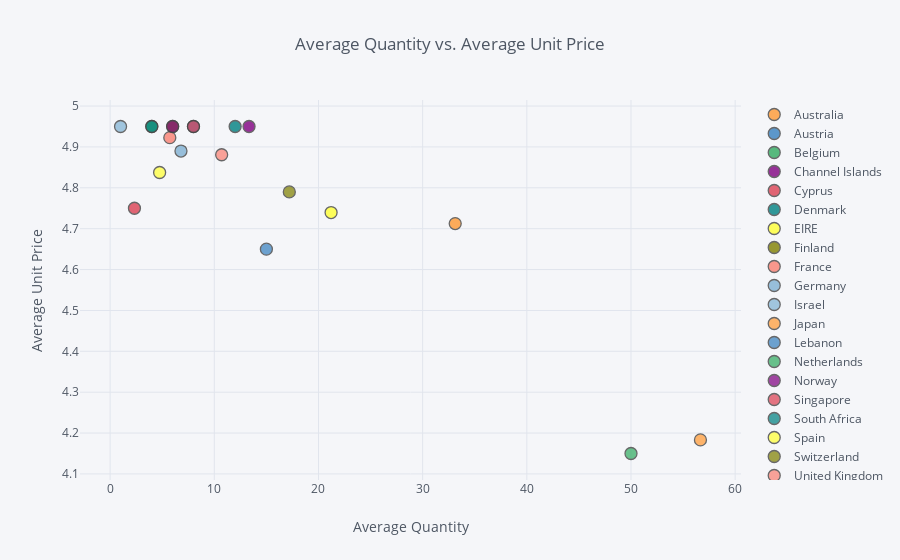

The code cell stored with this chart in its notebook:
### Code cell
interactive_05.iplot(kind='scatter', x='Quantity', y='UnitPrice', 
               categories='Country', 
               xTitle='Average Quantity', yTitle='Average Unit Price',
               title='Average Quantity vs. Average Unit Price')

### Figure 1 — Plotly figure (JSON) as saved in the notebook; plotly's stock layout.template omitted (floating-point values rounded to 4 significant figures)
{"data": [{"marker": {"color": "rgba(255, 153, 51, 1.0)", "line": {"width": 1.3}, "opacity": 0.8, "size": 12, "symbol": "circle"}, "mode": "markers", "name": "Australia", "textfont": {"color": "#4D5663"}, "type": "scatter", "uid": "9706ea15-51c8-4e13-ba24-f2b583e66cee", "x": [33.12], "y": [4.713]}, {"marker": {"color": "rgba(55, 128, 191, 1.0)", "line": {"width": 1.3}, "opacity": 0.8, "size": 12, "symbol": "circle"}, "mode": "markers", "name": "Austria", "textfont": {"color": "#4D5663"}, "type": "scatter", "uid": "3e8b6283-4c4e-40d6-bd3d-d57f8204adac", "x": [8], "y": [4.95]}, {"marker": {"color": "rgba(50, 171, 96, 1.0)", "line": {"width": 1.3}, "opacity": 0.8, "size": 12, "symbol": "circle"}, "mode": "markers", "name": "Belgium", "textfont": {"color": "#4D5663"}, "type": "scatter", "uid": "b16069da-c592-4808-ad5d-52ffb4f383e4", "x": [4], "y": [4.95]}, {"marker": {"color": "rgba(128, 0, 128, 1.0)", "line": {"width": 1.3}, "opacity": 0.8, "size": 12, "symbol": "circle"}, "mode": "markers", "name": "Channel Islands", "textfont": {"color": "#4D5663"}, "type": "scatter", "uid": "7adafc5d-cf7a-45c6-a95d-78b7e94fab2d", "x": [13.33], "y": [4.95]}, {"marker": {"color": "rgba(219, 64, 82, 1.0)", "line": {"width": 1.3}, "opacity": 0.8, "size": 12, "symbol": "circle"}, "mode": "markers", "name": "Cyprus", "textfont": {"color": "#4D5663"}, "type": "scatter", "uid": "18c978e2-3fed-4c9a-8508-64ca83d0536c", "x": [2.333], "y": [4.75]}, {"marker": {"color": "rgba(0, 128, 128, 1.0)", "line": {"width": 1.3}, "opacity": 0.8, "size": 12, "symbol": "circle"}, "mode": "markers", "name": "Denmark", "textfont": {"color": "#4D5663"}, "type": "scatter", "uid": "861e2f62-4dc2-413a-ba49-5fffe927fca6", "x": [12], "y": [4.95]}, {"marker": {"color": "rgba(255, 255, 51, 1.0)", "line": {"width": 1.3}, "opacity": 0.8, "size": 12, "symbol": "circle"}, "mode": "markers", "name": "EIRE", "textfont": {"color": "#4D5663"}, "type": "scatter", "uid": "7da9757f-5d6e-430d-8579-1ddc6632a3dd", "x": [21.21], "y": [4.739]}, {"marker": {"color": "rgba(128, 128, 0, 1.0)", "line": {"width": 1.3}, "opacity": 0.8, "size": 12, "symbol": "circle"}, "mode": "markers", "name": "Finland", "textfont": {"color": "#4D5663"}, "type": "scatter", "uid": "58d19cdb-9edf-4444-b9f8-3ec5cae85031", "x": [6], "y": [4.95]}, {"marker": {"color": "rgba(251, 128, 114, 1.0)", "line": {"width": 1.3}, "opacity": 0.8, "size": 12, "symbol": "circle"}, "mode": "markers", "name": "France", "textfont": {"color": "#4D5663"}, "type": "scatter", "uid": "6bce7658-55cd-412c-96be-5c16b213672f", "x": [5.727], "y": [4.923]}, {"marker": {"color": "rgba(128, 177, 211, 1.0)", "line": {"width": 1.3}, "opacity": 0.8, "size": 12, "symbol": "circle"}, "mode": "markers", "name": "Germany", "textfont": {"color": "#4D5663"}, "type": "scatter", "uid": "1aae70e7-2f5d-4de7-94e2-f79b7eab4d5f", "x": [6.8], "y": [4.89]}, {"marker": {"color": "rgba(128, 177, 211, 0.8999999999999999)", "line": {"width": 1.3}, "opacity": 0.8, "size": 12, "symbol": "circle"}, "mode": "markers", "name": "Israel", "textfont": {"color": "#4D5663"}, "type": "scatter", "uid": "20bc27a1-683f-40b0-b5db-efbf1c8129f5", "x": [1], "y": [4.95]}, {"marker": {"color": "rgba(255, 153, 51, 0.8999999999999999)", "line": {"width": 1.3}, "opacity": 0.8, "size": 12, "symbol": "circle"}, "mode": "markers", "name": "Japan", "textfont": {"color": "#4D5663"}, "type": "scatter", "uid": "91dc6676-7bc1-486d-8dcc-c5c34818be0d", "x": [56.67], "y": [4.183]}, {"marker": {"color": "rgba(55, 128, 191, 0.8999999999999999)", "line": {"width": 1.3}, "opacity": 0.8, "size": 12, "symbol": "circle"}, "mode": "markers", "name": "Lebanon", "textfont": {"color": "#4D5663"}, "type": "scatter", "uid": "846e6f0f-fed6-4857-99d1-fafc190e839e", "x": [15], "y": [4.65]}, {"marker": {"color": "rgba(50, 171, 96, 0.8999999999999999)", "line": {"width": 1.3}, "opacity": 0.8, "size": 12, "symbol": "circle"}, "mode": "markers", "name": "Netherlands", "textfont": {"color": "#4D5663"}, "type": "scatter", "uid": "ebe85924-48a9-46ee-9100-a8b40b0df94e", "x": [50], "y": [4.15]}, {"marker": {"color": "rgba(128, 0, 128, 0.8999999999999999)", "line": {"width": 1.3}, "opacity": 0.8, "size": 12, "symbol": "circle"}, "mode": "markers", "name": "Norway", "textfont": {"color": "#4D5663"}, "type": "scatter", "uid": "0f0daa54-d88b-432d-a0c4-2a033a886e2e", "x": [6], "y": [4.95]}, {"marker": {"color": "rgba(219, 64, 82, 0.8999999999999999)", "line": {"width": 1.3}, "opacity": 0.8, "size": 12, "symbol": "circle"}, "mode": "markers", "name": "Singapore", "textfont": {"color": "#4D5663"}, "type": "scatter", "uid": "abcf4304-1def-4838-ad34-12b120a9609c", "x": [8], "y": [4.95]}, {"marker": {"color": "rgba(0, 128, 128, 0.8999999999999999)", "line": {"width": 1.3}, "opacity": 0.8, "size": 12, "symbol": "circle"}, "mode": "markers", "name": "South Africa", "textfont": {"color": "#4D5663"}, "type": "scatter", "uid": "ac8a0dfa-5ba2-46de-9fc9-955a4badd991", "x": [4], "y": [4.95]}, {"marker": {"color": "rgba(255, 255, 51, 0.8999999999999999)", "line": {"width": 1.3}, "opacity": 0.8, "size": 12, "symbol": "circle"}, "mode": "markers", "name": "Spain", "textfont": {"color": "#4D5663"}, "type": "scatter", "uid": "373978df-e79c-4ad1-8eab-9166814b4774", "x": [4.75], "y": [4.838]}, {"marker": {"color": "rgba(128, 128, 0, 0.8999999999999999)", "line": {"width": 1.3}, "opacity": 0.8, "size": 12, "symbol": "circle"}, "mode": "markers", "name": "Switzerland", "textfont": {"color": "#4D5663"}, "type": "scatter", "uid": "f4667f4d-1fdf-464f-b6e2-1b92b6108fb2", "x": [17.2], "y": [4.79]}, {"marker": {"color": "rgba(251, 128, 114, 0.8999999999999999)", "line": {"width": 1.3}, "opacity": 0.8, "size": 12, "symbol": "circle"}, "mode": "markers", "name": "United Kingdom", "textfont": {"color": "#4D5663"}, "type": "scatter", "uid": "f51acd28-c224-4dfd-8d5b-8de47b2b073e", "x": [10.71], "y": [4.881]}], "layout": {"legend": {"bgcolor": "#F5F6F9", "font": {"color": "#4D5663"}}, "paper_bgcolor": "#F5F6F9", "plot_bgcolor": "#F5F6F9", "title": {"font": {"color": "#4D5663"}, "text": "Average Quantity vs. Average Unit Price"}, "xaxis": {"gridcolor": "#E1E5ED", "showgrid": true, "tickfont": {"color": "#4D5663"}, "title": {"font": {"color": "#4D5663"}, "text": "Average Quantity"}, "zerolinecolor": "#E1E5ED"}, "yaxis": {"gridcolor": "#E1E5ED", "showgrid": true, "tickfont": {"color": "#4D5663"}, "title": {"font": {"color": "#4D5663"}, "text": "Average Unit Price"}, "zerolinecolor": "#E1E5ED"}}}
